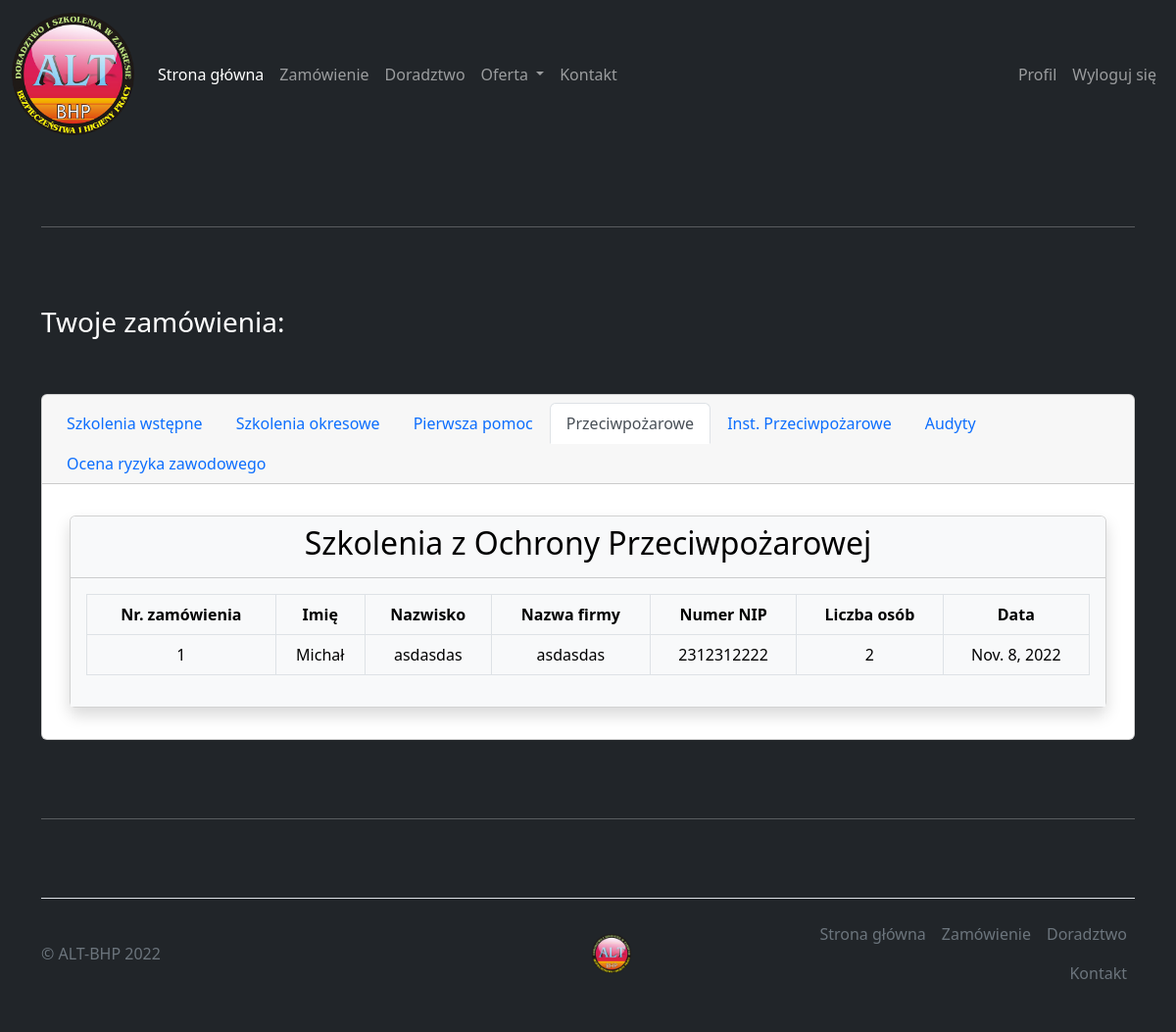
The app's page /accounts/profile/order/4 (signed in) with its own data.
### order/models.py (models this page shows, shortened)
class szkolenie_opp(models.Model):
    imie = models.CharField(max_length=20)
    nazwisko = models.CharField(max_length=30)
    email = models.EmailField()
    nazwa_firmy = models.CharField(max_length=100)
    numer_nip = models.CharField(max_length=10)
    numer_telefonu = models.CharField(max_length=11)
    liczba_osob = models.IntegerField()
    data = models.DateField()
    creator = models.ForeignKey(CustomUser, on_delete=models.CASCADE)
    class Meta:
        verbose_name_plural = "Szkolenia Ochrony Przeciwpożarowej"

### order/views.py (the view)
# urls.py: path('accounts/profile/order/4', order.views.profile_opp),
@login_required
def profile_opp(request):
    orders_opp = szkolenie_opp.objects.filter(creator=request.user)
    return render(request, 'profile_opp.html', {'orders_opp': orders_opp})

### templates/profile_opp.html
{% extends 'temp.html' %}
{% load static %}
{% load profile_tags_wstepne %}
{% block content %}
    <div class="container marketing" style="color: white">
        <hr class="featurette-divider">
       <h3>Twoje zamówienia:</h3><br><br>
        <div class="card text-center">
            <div class="card-header">
                <ul class="nav nav-tabs card-header-tabs">
                    <li class="nav-item">
                        <a class="nav-link " aria-current="true" href="/accounts/profile/order/1">Szkolenia wstępne</a>
                    </li>
                    <li class="nav-item">
                        <a class="nav-link" href="/accounts/profile/order/2">Szkolenia okresowe</a>
                    </li>
                    <li class="nav-item">
                        <a class="nav-link" href="/accounts/profile/order/3">Pierwsza pomoc</a>
                    </li>
                    <li class="nav-item">
                        <a class="nav-link active" href="/accounts/profile/order/4">Przeciwpożarowe</a>
                    </li>
                    <li class="nav-item">
                        <a class="nav-link" href="/accounts/profile/order/5">Inst. Przeciwpożarowe</a>
                    </li>
                    <li class="nav-item">
                        <a class="nav-link" href="/accounts/profile/order/6">Audyty</a>
                    </li>
                    <li class="nav-item">
                        <a class="nav-link" href="/accounts/profile/order/7">Ocena ryzyka zawodowego</a>
                    </li>
                </ul>
            </div>
            <div class="card-body">
                <div class="container my-3">
                    <div class="row">
                        <div class="col-md-12">
                            <div class="card shadow">
                                <div class="card-header text-bg-light "><h2>Szkolenia z Ochrony Przeciwpożarowej</h2></div>
                                <div class="card-body text-bg-light ">
                                    <table class="table table-bordered" style="color: black">
                                        <thead>
                                        <tr>
                                            <th>Nr. zamówienia</th>
                                            <th>Imię</th>
                                            <th>Nazwisko</th>
                                            <th>Nazwa firmy</th>
                                            <th>Numer NIP</th>
                                            <th>Liczba osób</th>
                                            <th>Data</th>
                                        </tr>
                                        </thead>
                                        <tbody>
                                        {% for item in orders_opp %}
                                            <tr>
                                                <td>{{ item.id }}</td>
                                                <td>{{ item.imie }}</td>
                                                <td>{{ item.nazwisko }}</td>
                                                <td>{{ item.nazwa_firmy }}</td>
                                                <td>{{ item.numer_nip }}</td>
                                                <td>{{ item.liczba_osob }}</td>
                                                <td>{{ item.data }}</td>
                                            </tr>
                                        {% endfor %}
                                        </tbody>
                                    </table>
                                </div>
                            </div>
                        </div>
                    </div>
                </div>
            </div>
        </div>
        <hr class="featurette-divider">
    </div>
{% endblock %}

### templates/temp.html (style rules this page uses)
.featurette-divider { margin: 5rem 0; color: white; }

### records on screen
szkolenie_opp: id "1", imie "Michał", nazwisko "asdasdas", nazwa_firmy "asdasdas", numer_nip "2312312222", liczba_osob "2", data "Nov. 8, 2022"
